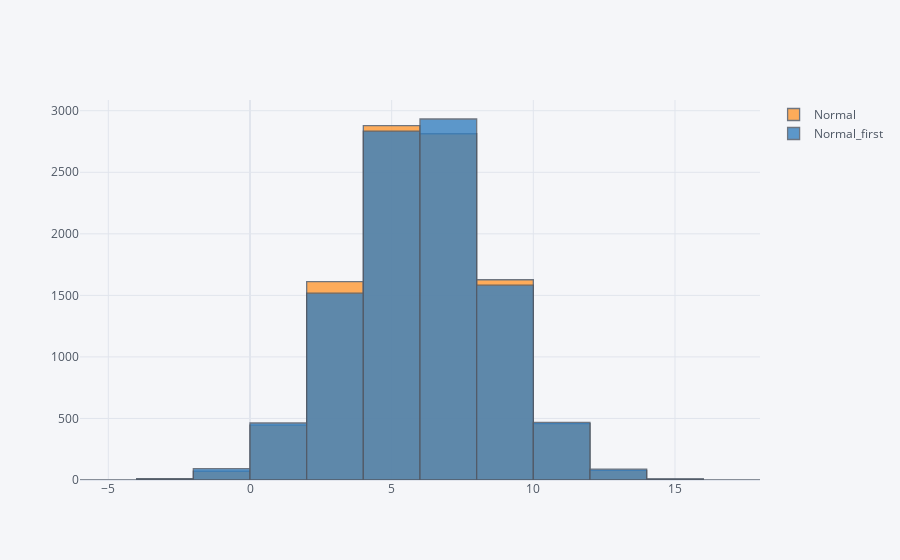

Here is the notebook cell this chart was saved with:
### Code cell
df.iplot(kind='hist',bins=15)

### Figure 1 — Plotly figure (JSON) as saved in the notebook; plotly's stock layout.template omitted (floating-point values rounded to 4 significant figures; data arrays with more than 128 entries replaced by an {"elided": "..."} marker saying what was removed)
{"data": [{"histfunc": "count", "histnorm": "", "marker": {"color": "rgba(255, 153, 51, 1.0)", "line": {"color": "#4D5663", "width": 1.3}}, "name": "Normal", "nbinsx": 15, "opacity": 0.8, "orientation": "v", "type": "histogram", "x": {"elided": "10000 float values"}}, {"histfunc": "count", "histnorm": "", "marker": {"color": "rgba(55, 128, 191, 1.0)", "line": {"color": "#4D5663", "width": 1.3}}, "name": "Normal_first", "nbinsx": 15, "opacity": 0.8, "orientation": "v", "type": "histogram", "x": {"elided": "10000 float values"}}], "layout": {"barmode": "overlay", "legend": {"bgcolor": "#F5F6F9", "font": {"color": "#4D5663"}}, "paper_bgcolor": "#F5F6F9", "plot_bgcolor": "#F5F6F9", "title": {"font": {"color": "#4D5663"}}, "xaxis": {"gridcolor": "#E1E5ED", "showgrid": true, "tickfont": {"color": "#4D5663"}, "title": {"font": {"color": "#4D5663"}, "text": ""}, "zerolinecolor": "#E1E5ED"}, "yaxis": {"gridcolor": "#E1E5ED", "showgrid": true, "tickfont": {"color": "#4D5663"}, "title": {"font": {"color": "#4D5663"}, "text": ""}, "zerolinecolor": "#E1E5ED"}}}
